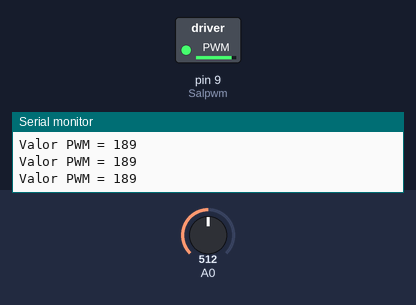
A sketch run on a simulated Arduino Uno, built with avr-gcc and run on an emulated ATmega328P. Parts: switched loads named in the sketch (green lamp = pin HIGH), the last lines printed to the serial monitor. The inputs (shaded band) are chosen by the test bench; at power-on: A0 = 512.

Above: at 1.2 s.
1.3 s: A0 set to 122
At 2.0 s:
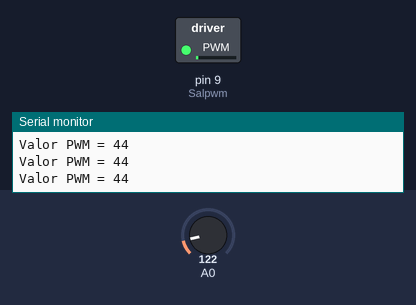
2.8 s: A0 set to 306
At 3.7 s:
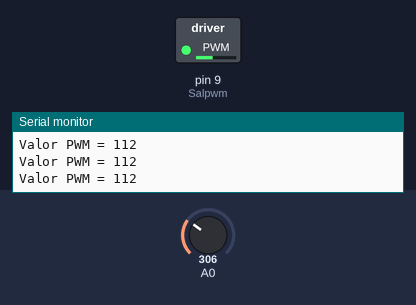
4.3 s: A0 set to 119
At 4.9 s:
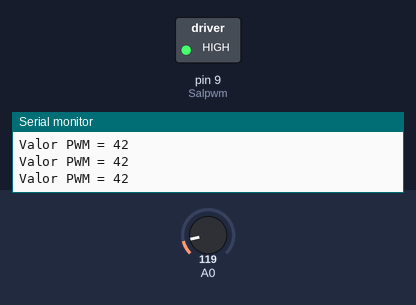
Timing chart, 0 to 7.3 s (numbered marks = the images above; inputs shaded):
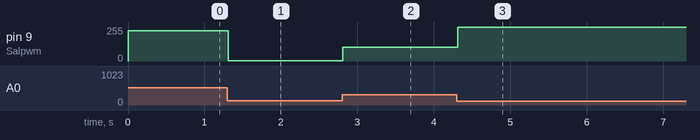

The sketch:

SensorPWM.ino
```cpp
/*Este es un sketch para resolver el problema de la palanca de comando de la motoniveladora CAT 160M */
// Cat control GP-Joysick fot 160M motorgrader and others

int Salpwm = 9;      // Salida PWM al pin digital pin 10
// int analogPin = A0;   // Se conecta el sensor del Joystick a la entrada A3
int val = 0;         // variable to store the read value
int pwm, pwmsup, pwminf ;

void setup() {
pinMode(Salpwm, OUTPUT);// sets the pin as output
Serial.begin(9600);
             }

void loop() {

  val= analogRead(A0);
  pwm=(val/4)*1.48;

  analogWrite(Salpwm,pwm);        // Modula al 50% , la palanca esta en el medio

if(pwm > 129){
  pwmsup = map(pwm, 128, 190, 128, 229);
  analogWrite(Salpwm,pwmsup);
             }
   else {
    if (pwm < 127){
      pwminf = map(pwm, 126, 60, 126, 25);
      analogWrite(Salpwm,pwminf);
                  }
         }
  Serial.print("Valor PWM = ");
  Serial.println(pwm);
 }
```

Measured:
- after the input at 1.3 s, pin 9 (Salpwm): 227/255 → 1/255 at once
- after the input at 2.8 s, pin 9 (Salpwm): 1/255 → 105/255 at once
- after the input at 4.3 s, pin 9 (Salpwm): 105/255 → 255/255 at once
